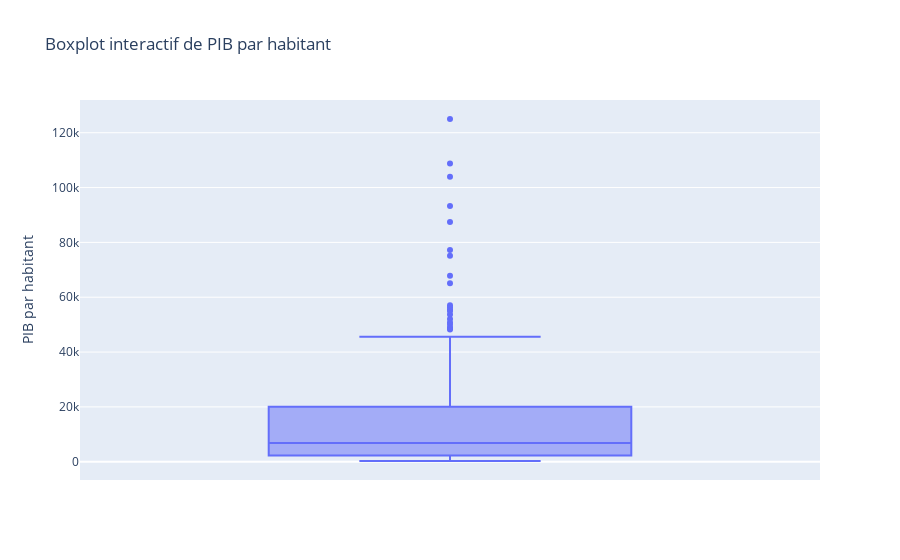
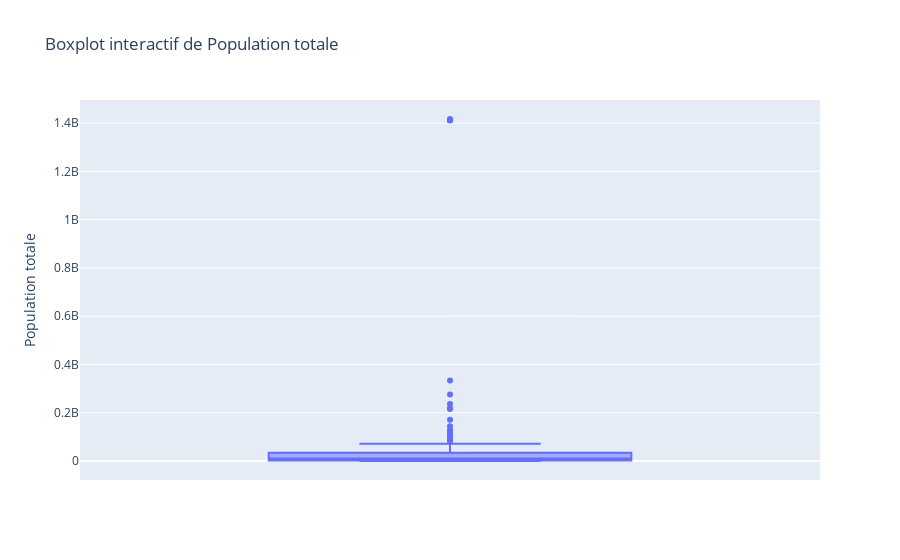
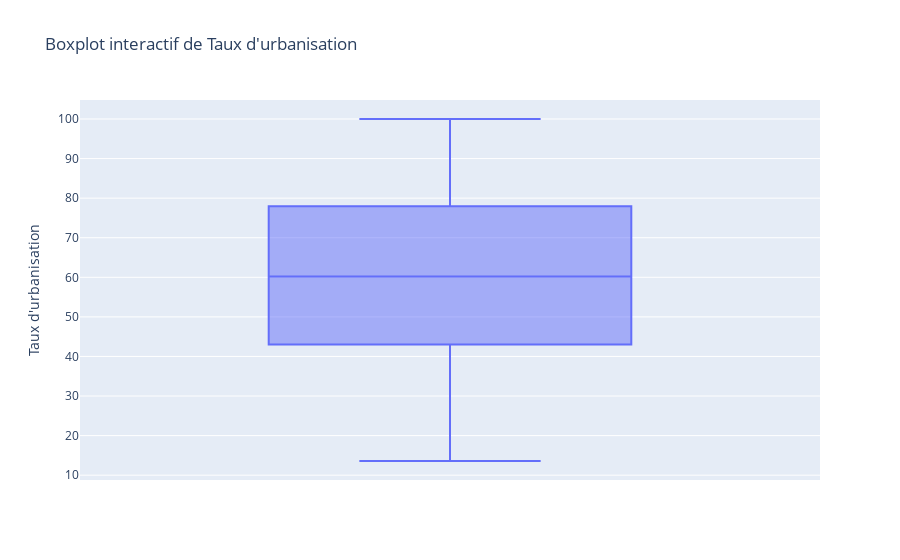
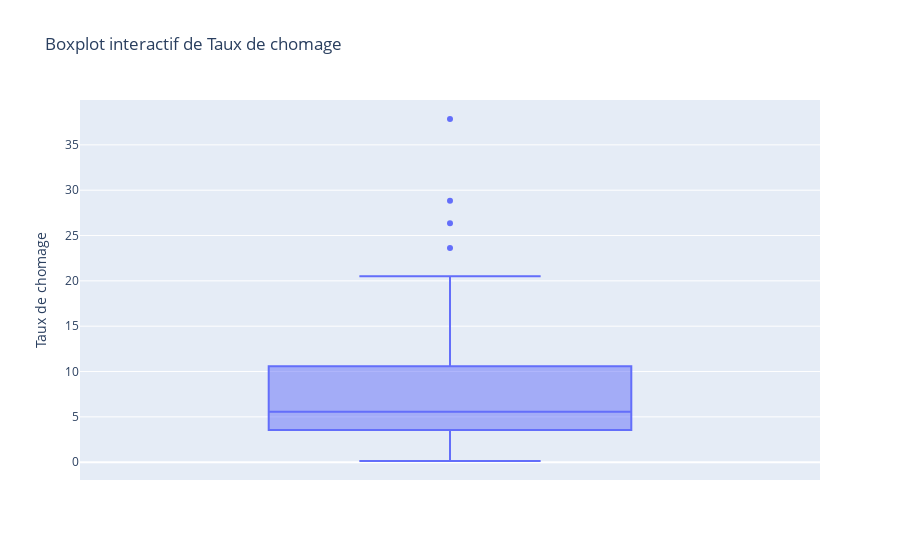

Notebook cell for these charts, in order:
### Code cell
# Création des boxplots interactifs pour chaque colonne
for col in df_final.columns:
    if col == 'Area':  # On évite de faire un boxplot pour la colonne Area elle-même
        continue
    
    # Création du boxplot interactif avec les informations sur les outliers
    fig = px.box(df_final, y=col, hover_data=['Area'], title=f"Boxplot interactif de {col}")

    # Affichage du graphique interactif
    fig.show()

### Figure 1 — Plotly figure (JSON) as saved in the notebook; plotly's stock layout.template omitted (floating-point values rounded to 4 significant figures; data arrays with more than 128 entries replaced by an {"elided": "..."} marker saying what was removed)
{"data": [{"alignmentgroup": "True", "customdata": {"elided": "188x1 str values"}, "hovertemplate": "PIB par habitant=%{y}<br>Area=%{customdata[0]}<extra></extra>", "legendgroup": "", "marker": {"color": "#636efa"}, "name": "", "notched": false, "offsetgroup": "", "orientation": "v", "showlegend": false, "type": "box", "x0": " ", "xaxis": "x", "y": {"elided": "188 float values"}, "y0": " ", "yaxis": "y"}], "layout": {"boxmode": "group", "legend": {"tracegroupgap": 0}, "title": {"text": "Boxplot interactif de PIB par habitant"}, "xaxis": {"anchor": "y", "domain": [0, 1]}, "yaxis": {"anchor": "x", "domain": [0, 1], "title": {"text": "PIB par habitant"}}}}

### Figure 2 — Plotly figure (JSON) as saved in the notebook; plotly's stock layout.template omitted (floating-point values rounded to 4 significant figures; data arrays with more than 128 entries replaced by an {"elided": "..."} marker saying what was removed)
{"data": [{"alignmentgroup": "True", "customdata": {"elided": "188x1 str values"}, "hovertemplate": "Population totale=%{y}<br>Area=%{customdata[0]}<extra></extra>", "legendgroup": "", "marker": {"color": "#636efa"}, "name": "", "notched": false, "offsetgroup": "", "orientation": "v", "showlegend": false, "type": "box", "x0": " ", "xaxis": "x", "y": {"elided": "188 int values"}, "y0": " ", "yaxis": "y"}], "layout": {"boxmode": "group", "legend": {"tracegroupgap": 0}, "title": {"text": "Boxplot interactif de Population totale"}, "xaxis": {"anchor": "y", "domain": [0, 1]}, "yaxis": {"anchor": "x", "domain": [0, 1], "title": {"text": "Population totale"}}}}

### Figure 3 — Plotly figure (JSON) as saved in the notebook; plotly's stock layout.template omitted (floating-point values rounded to 4 significant figures; data arrays with more than 128 entries replaced by an {"elided": "..."} marker saying what was removed)
{"data": [{"alignmentgroup": "True", "customdata": {"elided": "188x1 str values"}, "hovertemplate": "Taux d'urbanisation=%{y}<br>Area=%{customdata[0]}<extra></extra>", "legendgroup": "", "marker": {"color": "#636efa"}, "name": "", "notched": false, "offsetgroup": "", "orientation": "v", "showlegend": false, "type": "box", "x0": " ", "xaxis": "x", "y": {"elided": "188 float values"}, "y0": " ", "yaxis": "y"}], "layout": {"boxmode": "group", "legend": {"tracegroupgap": 0}, "title": {"text": "Boxplot interactif de Taux d'urbanisation"}, "xaxis": {"anchor": "y", "domain": [0, 1]}, "yaxis": {"anchor": "x", "domain": [0, 1], "title": {"text": "Taux d'urbanisation"}}}}

### Figure 4 — Plotly figure (JSON) as saved in the notebook; plotly's stock layout.template omitted (floating-point values rounded to 4 significant figures; data arrays with more than 128 entries replaced by an {"elided": "..."} marker saying what was removed)
{"data": [{"alignmentgroup": "True", "customdata": {"elided": "188x1 str values"}, "hovertemplate": "Taux de chomage=%{y}<br>Area=%{customdata[0]}<extra></extra>", "legendgroup": "", "marker": {"color": "#636efa"}, "name": "", "notched": false, "offsetgroup": "", "orientation": "v", "showlegend": false, "type": "box", "x0": " ", "xaxis": "x", "y": {"elided": "188 float values"}, "y0": " ", "yaxis": "y"}], "layout": {"boxmode": "group", "legend": {"tracegroupgap": 0}, "title": {"text": "Boxplot interactif de Taux de chomage"}, "xaxis": {"anchor": "y", "domain": [0, 1]}, "yaxis": {"anchor": "x", "domain": [0, 1], "title": {"text": "Taux de chomage"}}}}
